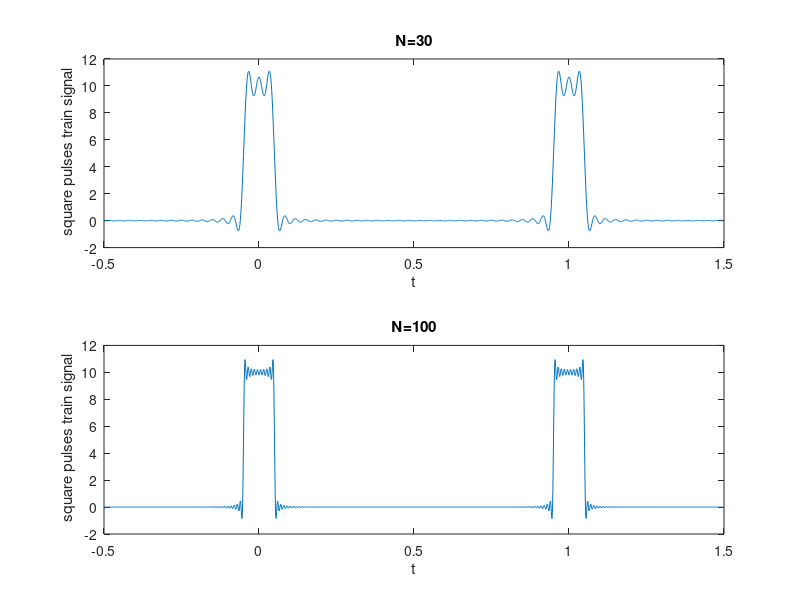
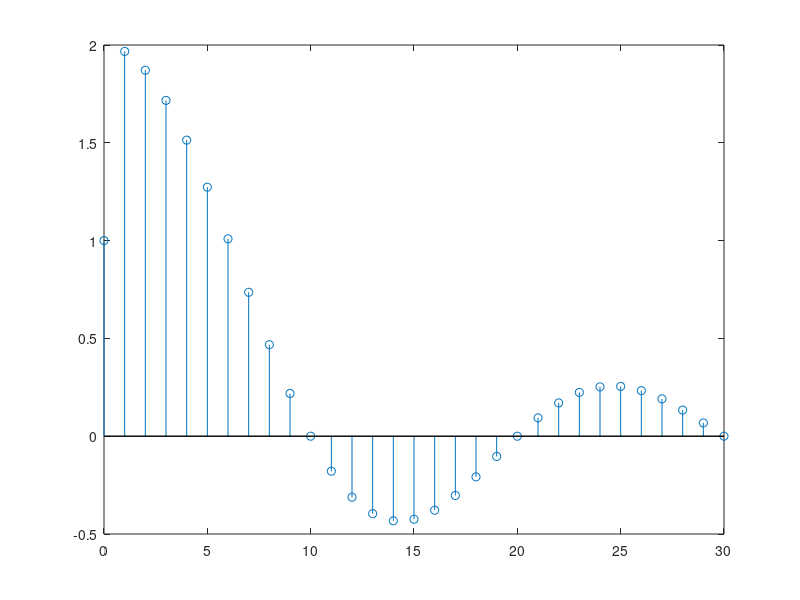
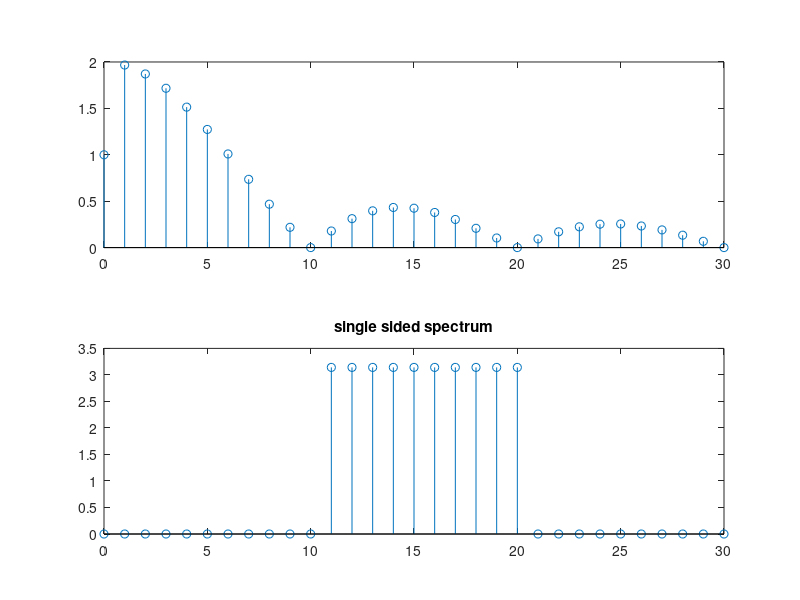
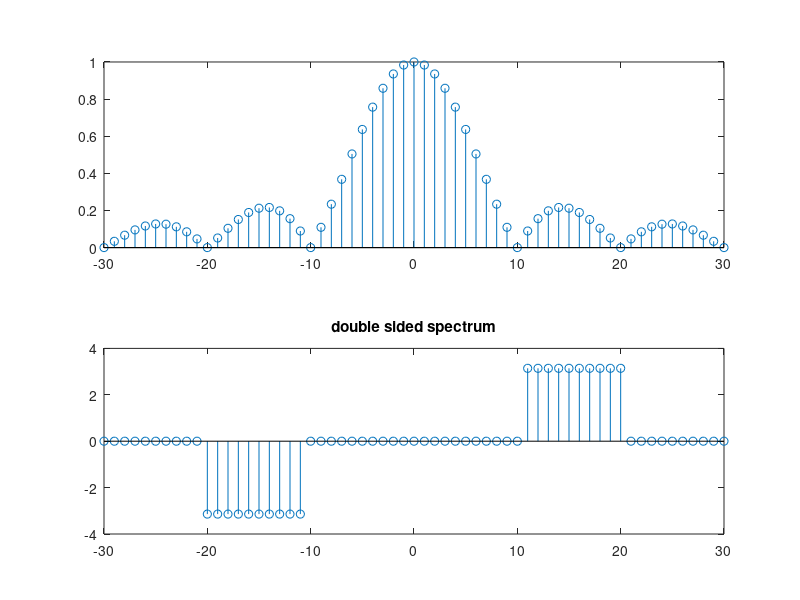

The MATLAB source for these figures, in order:
A = 10;
d = 0.1;
T0 = 1;
w0 = 2*pi/T0;
f0 = 1/T0; %Βασική συχνότητα f0 = 1 Hz
%Σχεδίαση x(t) στο πεδίο του χρόνου
t = [-T0/2:0.001:3*T0/2];
x = zeros(size(t));
x = x + A*d/T0;
N = 30;
for n=1:N
 x = x + (2*A*d/T0)*sinc(n*d/T0)*cos(n*w0*t);
end
figure,subplot(2,1,1), plot(t,x)
xlabel('t')
ylabel(' square pulses train signal')
title('N=30')%% Παρατηρήστε το φαινόμενο Gibbs.
x = zeros(size(t));
x = x + A*d/T0;
N = 100;
for n=1:N
 x = x + (2*A*d/T0)*sinc(n*d/T0)*cos(n*w0*t);
 end
subplot(2,1,2), plot(t,x)
xlabel('t')
ylabel(' square pulses train signal')
title('N=100')
N=30;
%Μονόπλευρα γραμμικά φάσματα. Frequency: f = nf0 (Hz)
C = A*d/T0;
for n=1:N
 cn = (2*A*d/T0)*sinc(n*d/T0);
 C = [C cn];
end
f = [0:f0:N*f0];
figure, stem(f,C)
hold on
plot([0 N*f0],[0 0],'k-');
hold off
%Αν θέλουμε θετικά πλάτη, τότε οι φάσεις δεν θα είναι μηδέν.
figure
subplot(2,1,1), stem(f,abs(C));
subplot(2,1,2), stem(f,angle(C));
title('single sided spectrum')
phi=angle(C);
%Αμφίπλευρα γραμμικά φάσματα
C2 = [fliplr(abs(C(2:end)))/2 abs(C(1)) abs(C(2:end))/2];
phi2 = [-fliplr(phi(2:end)) phi];
f2 = [-fliplr(f(2:end)) f];
figure,subplot(2,1,1), stem(f2,C2)
hold on
subplot(2,1,1),plot([-N*f0 N*f0],[0 0],'k-');
hold off
subplot(2,1,2), stem(f2,phi2)
title('double sided spectrum')